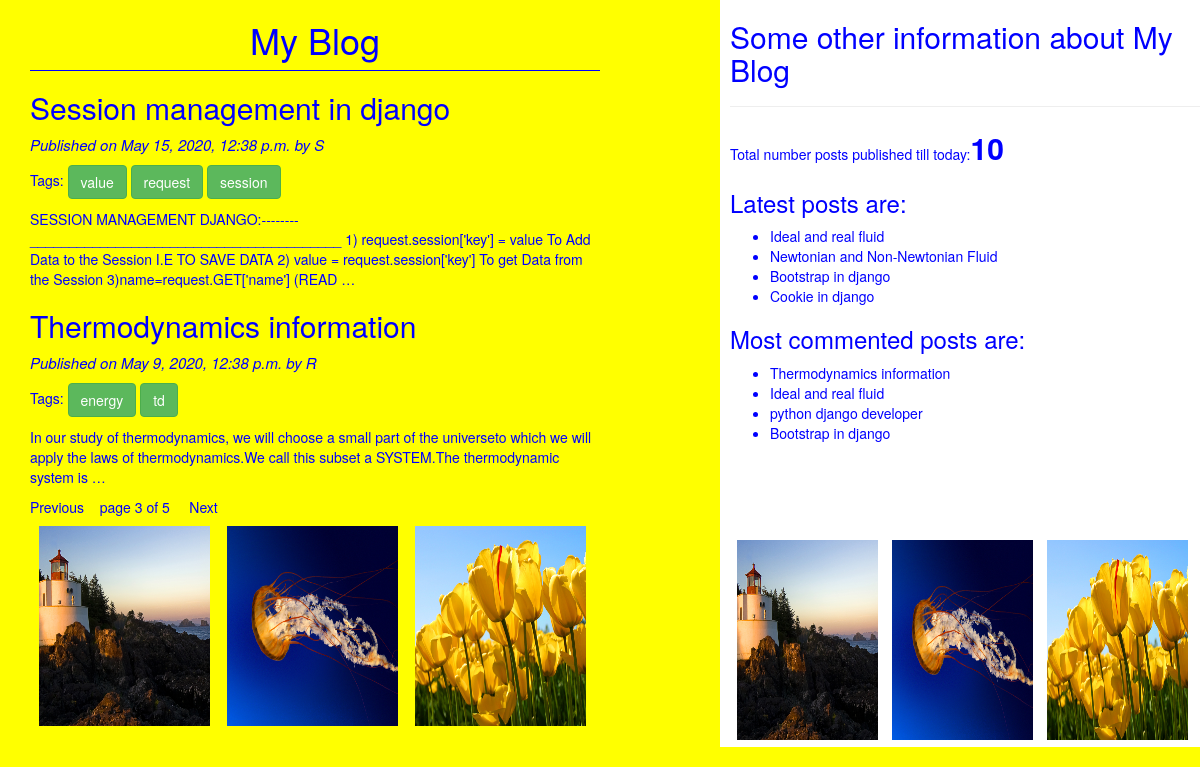
/?page=3, run on the app's committed database.
### blog/models.py (models this page shows, shortened)
class Post(models.Model):
    STATUS_CHOICES=(('draft','Draft'),('published','Published'))
    title=models.CharField(max_length=256)
    slug=models.SlugField(max_length=264,unique_for_date='publish')
    body=models.TextField()
    author=models.ForeignKey(User,related_name='blog_posts',on_delete=models.CASCADE)
    publish=models.DateTimeField(default=timezone.now)
    created=models.DateTimeField(auto_now_add=True)
    updated=models.DateTimeField(auto_now=True)
    status=models.CharField(max_length=10,choices=STATUS_CHOICES,default='draft')
    objects=CustomManager()
    tags=TaggableManager() # for every post we need to associates tags which will be managed by TaggableManager
    class Meta:
        ordering=['-publish',]
    def get_absolute_url(self):
        return reverse('post_detail',args=[self.publish.year,self.publish.strftime('%d'),self.publish.strftime('%m'),self.slug])

### blog/views.py (the view, shortened to what this page needs)
# urls.py: path('', views.post_list_view), # for function based pagination
def post_list_view(request,tag_slug=None):  #tag_slug=None is the keyward argument and the default value is None i.e if I am not passing anything the default value is None and only post_list value will be shown to us
    post_list=Post.objects.all()
    tag=None
    paginator=Paginator(post_list,2)    # THIS IS FOR FUNCTION BASED PAGINATION
    page_number=request.GET.get('page')
    try:
        post_list=paginator.page(page_number)
    except PageNotAnInteger:
        post_list=paginator.page(1)
    except EmptyPage:
        post_list=paginator.page(paginator.num_pages)
    return render(request,'blog/post_list.html',{'post_list':post_list,'tag':tag})

### blog/models.py (called while the page is built)
    def get_queryset(self):
        return super().get_queryset().filter(status='published')

### blog/templatetags/blog_tags.py (called while the page is built)
@register.simple_tag#(name='my_tag')   #register of this function as template tag in this manner
def total_posts():
    return Post.objects.count()  # here it will act as 'template'

@register.inclusion_tag('blog/latest_posts123.html')  # blog/latest_posts123.html:---> it means inclusion of this template because inclusion_tag returns a rendered template
def show_latest_posts(count=3):  #(count=3 means by default it will display 3 posts in Latest posts if any count value not specified in sidebar of base.html)
    latest_posts=Post.objects.order_by('-publish')[:count]#[:3] (here instead of hard coding([:3]) we are passing count value which we will get in base.html template tag:--> {%show_latest_posts 4%}
    return {'latest_posts':latest_posts}

@register.simple_tag
def get_most_commented_posts(count=4):
    return Post.objects.annotate(total_comments=Count('comments')).order_by('-total_comments')[:count]

### templates/blog/post_list.html (shortened to what this page needs)
{%extends 'blog/base.html'%}
{%block content%}
<h1>My Blog</h1>
{%for post in post_list%}
<a href="{{post.get_absolute_url}}"><h2>{{post.title}}</h2></a>
<p id="date">Published on {{post.publish}} by {{post.author|title}}</p>
 <P>
   Tags:
   {%for tag in post.tags.all%}
   <a href=" {%url 'post_list_by_tag_name' tag.slug %} " class="btn btn-success">{{tag.name}}</a>
   {%endfor%}
</p>
{{post.body|truncatewords:30|linebreaks}}
{%endfor%}
{%include 'blog/pagination.html' with page=post_list%}
{%endblock%}

### templates/blog/base.html (shortened to what this page needs)
<!DOCTYPE html>
{%load blog_tags%}
{%load static%}
<html lang="en">
<head>
    <link rel="stylesheet" href="https://maxcdn.bootstrapcdn.com/bootstrap/3.3.7/css/bootstrap.min.css">
    <link rel="stylesheet" href="{%static "css/blog1.css" %}">
</head>
<body>
<div class="content">
    {%block content%}
    {%endblock%}
    <img src="{%static "images/Lighthouse.jpg"%} ">
    <img src="{%static "images/Jellyfish.jpg"%} ">
    <img src="{%static "images/Tulips.jpg"%} ">
</div>
<div class="sidebar">
    <h2>Some other information about My Blog</h2><hr>
    <p>Total number posts published till today:<span id="pcount">{%total_posts%}</span> </p>
    <h3>Latest posts are:</h3> {%show_latest_posts 4 %}
    <h3>Most commented posts are:</h3>
    <ul>
    {%get_most_commented_posts as most_commented_posts%}
    {%for post in most_commented_posts%}
    <li><a href="{{post.get_absolute_url}}">{{post.title}}</a></li>
    {%endfor%}
  </ul><br><br><br><br>
  <img src="{%static "images/Lighthouse.jpg"%} ">
  <img src="{%static "images/Jellyfish.jpg"%} ">
  <img src="{%static "images/Tulips.jpg"%} ">
</div>
</body>
</html>

### templates/blog/latest_posts123.html
<ul>
  {%for post in latest_posts%}
  <li><a href="{{post.get_absolute_url}}">{{post.title}}</a></li>
  {%endfor%}
</ul>

### static/css/blog1.css (style rules this page uses)
.content { width:50%; float:left; background:yellow; padding: 0 0 0 30px; height:100% }
.sidebar { width:40%; float:right; background:white; padding:0 0 0 10px; height:100% }
body { background:yellow; color:blue; }
h1 { text-align: center; border-bottom: 1px solid blue; padding: 0 0 10px; }
#date { color:blue; font-size:15px; font-style:italic; }
a { color:blue; }
img { height: 200px; width: 30%; float: left; margin: 1.5%; border: 2px; }
#pcount { font-size: 30px; color: blue; font-weight:bold; }

### data on the page
Post: title "Session management in django", publish "May 15, 2020, 12:38 p.m.", author "S", body "SESSION MANAGEMENT DJANGO:-------- ________________________________________ 1) request.session['key'] = value To Add Data to the Session I.E TO SAVE DATA 2) value = request.session['key'] To get Data from the Session 3)name=request.GET['name'] (READ …"
Tag: name "value"
Tag: name "request"
Tag: name "session"
Post: title "Thermodynamics information", publish "May 9, 2020, 12:38 p.m.", author "R", body "In our study of thermodynamics, we will choose a small part of the universeto which we will apply the laws of thermodynamics.We call this subset a SYSTEM.The thermodynamic system is …"
Tag: name "energy"
Tag: name "td"
Post: title "Ideal and real fluid"
Post: title "Newtonian and Non-Newtonian Fluid"
Post: title "Bootstrap in django"
Post: title "Cookie in django"
Post: title "python django developer"

### other printed values
{{ page.number }} "3"
{{ page.paginator.num_pages }} "5"
